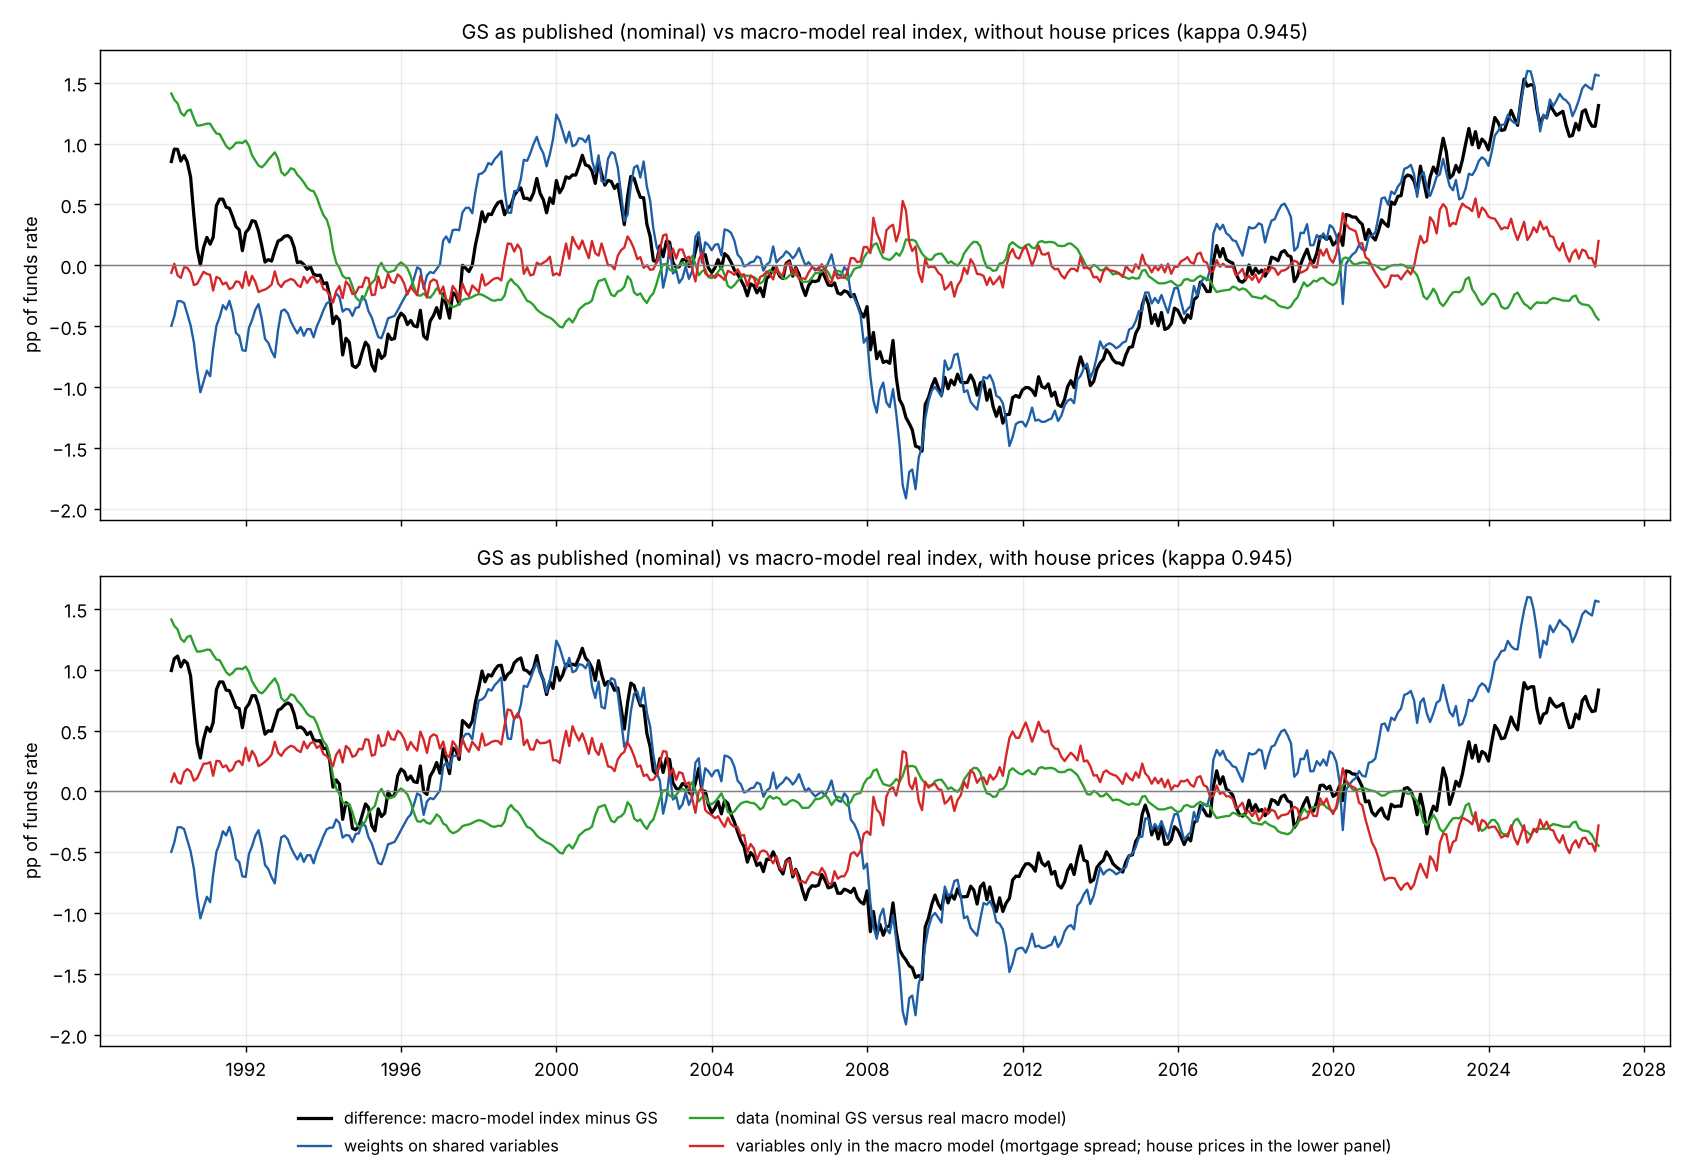

Write Python code to recreate this figure.
"""
Decompose the difference between the GS replication and the macro-model (FRB/US-weighted) levels index into weights, data and coverage, all in pp of funds rate.

Both indexes are linear: GS = kappa * (0.044 FFR + 0.451 Y10 + 0.396 BBB - 0.049 (100 ln CAPE) + 0.060 (100 ln USD)),  kappa = funds-rate pp per GS index point (0.95 from the NS conversion);
macro = sum_j m_j x_j  over the same five variables (policy rate 0.0085, 10-year 0.569, BBB 0.127, equities -0.0316 per %, real dollar 0.100 per %) plus variables GS does not have
(mortgage spread 0.416 and, in one version, house prices -0.029 per % as a price-to-rent ratio). Every term is demeaned over 1990-2026.
D = macro - GS splits exactly into
    weights effect_j  = (m_j - g_j) * xM_j      on the macro index's data xM_j, for the five shared variables  (g_j = kappa * GS weight)
    data effect_j     = g_j * (xM_j - xG_j)     at the GS weights, where xG_j is the series GS uses (nominal rates and nominal dollar) and xM_j the macro index's
    coverage effect   = sum over macro-only variables of m_k x_k
Three comparisons: (1) GS nominal vs macro nominal (data difference = GS's nominal dollar versus the real dollar in the macro-model index), (2) GS as published (nominal) vs macro in real terms (the data effect then includes
the real treatment of the policy rate, 10-year and dollar), (3) GS real vs macro real (no data effect). Macro versions without and with house prices.
Usage: python experimental/fci_compare/gs_vs_macro_decomp.py [kappa]     Outputs: gs_vs_macro_decomp.png, gs_vs_macro_decomp.csv
"""
import os, sys
import numpy as np, pandas as pd

HERE = os.path.dirname(os.path.abspath(__file__))
ROOT = os.path.dirname(os.path.dirname(HERE))
sys.path.insert(0, os.path.join(ROOT, "experimental", "path_fci"))
import path_fci as P
import fcig_replicate as R

KAPPA = float(sys.argv[1]) if len(sys.argv) > 1 else 0.945
GSW = {"policy rate": 0.044, "10-year": 0.451, "BBB spread": 0.396, "equities": -0.049, "dollar": 0.060}
SHARED = list(GSW)


def data_sets():
    out = {}
    for real in (False, True):
        P.L.REAL10 = real; P.L.RSTAR = False
        X, G = P.L.build()
        idx = X.index
        einf = X.einf if real else 0.0
        d = pd.DataFrame({"policy rate": X.ffr - einf, "10-year": X.y10, "BBB spread": X.bbb, "equities": 100 * X.lncape,
                          "dollar": 100 * (X.lnrusd if real else np.log(G.x_usd.reindex(idx)))})
        out[real] = d                                                        # the series GS uses: nominal rates and nominal dollar unless real
        dm = d.copy(); dm["dollar"] = 100 * X.lnrusd                         # the macro-model index always uses the real dollar
        out[("macro", real)] = dm
        out["X"] = X; out["G"] = G
    mort = R.fred("MORTGAGE30US").reindex(idx, method="ffill")
    spread = mort - out["G"].x_y10.reindex(idx)
    hp = np.log(R.splice_level(R.zillow(), R.fred("CSUSHPISA")))
    oer = np.log(P.L.get("CUSR0000SEHC"))
    hp = hp - oer.reindex(hp.index.union(oer.index)).sort_index().ffill().reindex(hp.index)
    hp = hp.reindex(idx.union(hp.index)).sort_index().ffill().reindex(idx) * 100
    return out, spread, hp


def main():
    ds, spread, hp = data_sets()
    base = pd.read_csv(os.path.join(ROOT, "experimental", "ms_fci", "frbus_sensitivities.csv"), index_col=0)["ffr_eq_q4"]
    ext = pd.read_csv(os.path.join(ROOT, "experimental", "ms_fci", "frbus_sensitivities_ext.csv"), index_col=0)["ffr_eq_q4"]
    M = {"policy rate": ext["rshort_direct"], "10-year": base["rg10"], "BBB spread": base["rbbbp"], "equities": -base["req"], "dollar": base["fpxr"]}
    EXTRA = {"mortgage spread": (ext["rme"], spread), "house prices": (ext["phouse"], hp)}
    g = {k: KAPPA * v for k, v in GSW.items()}
    print(f"kappa {KAPPA}: GS weights in funds-rate pp per unit: " + ", ".join(f"{k} {v:+.3f}" for k, v in g.items()))
    print("macro weights:                          " + ", ".join(f"{k} {v:+.3f}" for k, v in M.items()) + f", mortgage spread {ext['rme']:+.3f}, house prices {ext['phouse']:+.3f}")
    xm0 = ds[("macro", False)]
    print("\nweight gap x variable variation (full-sample sd of the demeaned variable; macro nominal data):")
    for j in SHARED:
        sdj = float(xm0[j].std())
        print(f"   {j:12s} GS {g[j]:+.3f}  macro {M[j]:+.3f}  gap {M[j] - g[j]:+.3f}  sd of variable {sdj:6.2f}  gap x sd {abs(M[j] - g[j]) * sdj:.2f} pp")
    res = {}
    cases = (("GS nominal vs macro nominal", False, False), ("GS nominal vs macro real", False, True), ("GS real vs macro real", True, True))
    for cname, gs_real, m_real in cases:
        xg = ds[gs_real]; xm = ds[("macro", m_real)]
        for hp_on in (False, True):
            W = pd.DataFrame({j: (M[j] - g[j]) * (xm[j] - xm[j].mean()) for j in SHARED})
            Dd = pd.DataFrame({j: g[j] * ((xm[j] - xm[j].mean()) - (xg[j] - xg[j].mean())) for j in SHARED})
            cov = pd.DataFrame({k: w * (x - x.mean()) for k, (w, x) in EXTRA.items() if hp_on or k != "house prices"})
            comp = pd.concat({"weights": W, "data": Dd, "coverage": cov}, axis=1).dropna()
            D = comp.sum(axis=1)
            macro = sum(M[j] * (xm[j] - xm[j].mean()) for j in SHARED) + cov.sum(axis=1)
            gs = sum(g[j] * (xg[j] - xg[j].mean()) for j in SHARED)
            assert np.allclose((macro - gs).reindex(D.index).values, D.values, atol=1e-8)
            tot = {t: comp[t].sum(axis=1) for t in ("weights", "data", "coverage")}
            share = {t: float(np.cov(tot[t], D)[0, 1] / D.var()) for t in tot}
            res[(cname, hp_on)] = (comp, D, tot)
            lab = f"{cname}, macro {'with' if hp_on else 'without'} house prices"
            print(f"\n[{lab}] sd of D (macro - GS) {D.std():.2f} pp; mean abs {D.abs().mean():.2f}; share of variance: " + ", ".join(f"{t} {v:.0%}" for t, v in share.items())
                  + f"; mean of D {D.mean():+.2f}")
            print("   mean abs by part:", {t: round(float(tot[t].abs().mean()), 2) for t in tot})
            v = comp.groupby(level=0, axis=1).sum() if False else None
            var_by = {f"{a}:{b}": float(np.cov(comp[(a, b)], D)[0, 1] / D.var()) for a, b in comp.columns}
            print("   variance share by term:", {k: f"{x:.0%}" for k, x in sorted(var_by.items(), key=lambda kv: -abs(kv[1])) if abs(x) > 0.02})
            # windows
            rows = []
            for wlab, a, b in (("1990-92", "1990-01-01", "1992-12-31"), ("2008-10..2009-03", "2008-10-01", "2009-03-31"), ("2012-2015", "2012-01-01", "2015-12-31"), ("2020-07..2021-12", "2020-07-01", "2021-12-31")):
                rows.append((wlab, D.loc[a:b].mean(), *(tot[t].loc[a:b].mean() for t in tot)))
            last = D.index[-1]
            for wlab, d0 in (("latest", None), ("chg since 27 Feb 2026", "2026-02-27"), ("chg since 27 Aug 2026", "2026-08-27")):
                f = (lambda s: s.iloc[-1]) if d0 is None else (lambda s, d0=d0: s.iloc[-1] - s.loc[:d0].iloc[-1])
                rows.append((wlab, f(D), *(f(tot[t]) for t in tot)))
            print("   " + pd.DataFrame(rows, columns=["window", "D", "weights", "data", "coverage"]).round(2).to_string(index=False).replace("\n", "\n   "))
    import matplotlib
    matplotlib.use("Agg")
    import matplotlib.pyplot as plt
    fig, ax = plt.subplots(2, 1, figsize=(13, 9), sharex=True)
    for a, (cname, hp_on) in zip(ax, (("GS nominal vs macro real", False), ("GS nominal vs macro real", True))):
        comp, D, tot = res[(cname, hp_on)]
        m = lambda s: s.resample("ME").last()
        a.plot(m(D).index, m(D), color="black", lw=1.8, label="difference: macro-model index minus GS")
        a.plot(m(tot["weights"]).index, m(tot["weights"]), color="#1f5fa8", lw=1.3, label="weights on shared variables")
        a.plot(m(tot["data"]).index, m(tot["data"]), color="#2ca02c", lw=1.3, label="data (nominal GS versus real macro model)")
        a.plot(m(tot["coverage"]).index, m(tot["coverage"]), color="#d62728", lw=1.3, label=f"variables only in the macro model ({'mortgage spread and house prices' if hp_on else 'mortgage spread'})")
        a.axhline(0, color="gray", lw=0.8); a.grid(alpha=0.25)
        a.set_ylabel("pp of funds rate"); a.set_title(f"GS as published (nominal) vs macro-model real index, {'with' if hp_on else 'without'} house prices (kappa {KAPPA})", fontsize=11)
    h, l = ax[1].get_legend_handles_labels()
    fig.legend(h, [x.replace("(mortgage spread and house prices)", "(mortgage spread; house prices in the lower panel)") for x in l], loc="lower center", ncol=2, fontsize=9, frameon=False)
    fig.tight_layout(rect=(0, 0.06, 1, 1)); fig.savefig(os.path.join(HERE, "gs_vs_macro_decomp.png"), dpi=130)
    rows = []
    for (cname, hp_on), (comp, D, tot) in res.items():
        rows.append(dict(case=cname, house_prices=hp_on, sd_D=D.std(), **{f"sd_{t}": tot[t].std() for t in tot}))
    pd.DataFrame(rows).round(3).to_csv(os.path.join(HERE, "gs_vs_macro_decomp.csv"), index=False)


if __name__ == "__main__":
    main()
